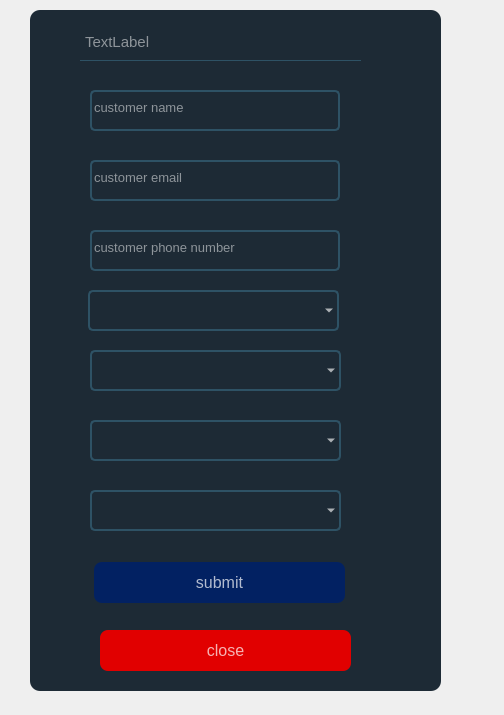
<?xml version="1.0" encoding="UTF-8"?>
<ui version="4.0">
 <class>Form</class>
 <widget class="QWidget" name="Form">
  <property name="geometry">
   <rect>
    <x>0</x>
    <y>0</y>
    <width>504</width>
    <height>715</height>
   </rect>
  </property>
  <property name="windowTitle">
   <string>Form</string>
  </property>
  <property name="styleSheet">
   <string notr="true">QPushButton#pushButton{
background-color:rgba(2, 65, 118, 255);
color:rgba(255, 255, 255, 200);
border-radius:5px;
}
QPushButton#pushButton:pressed{
padding-left:5px;
padding-top:5px;
background-color:rgba(2, 65, 118, 100);
background-position:calc(100% - 10px)center;
}
QPushButton#pushButton:hover{
background-color:rgba(2, 65, 118, 200);
}</string>
  </property>
  <widget class="QWidget" name="widget" native="true">
   <property name="geometry">
    <rect>
     <x>10</x>
     <y>10</y>
     <width>290</width>
     <height>410</height>
    </rect>
   </property>
  </widget>
  <widget class="QLabel" name="label">
   <property name="geometry">
    <rect>
     <x>30</x>
     <y>10</y>
     <width>411</width>
     <height>681</height>
    </rect>
   </property>
   <property name="styleSheet">
    <string notr="true">background-color:rgba(16, 30, 41, 240);
border-radius:10px;</string>
   </property>
   <property name="text">
    <string/>
   </property>
  </widget>
  <widget class="QLabel" name="title">
   <property name="geometry">
    <rect>
     <x>80</x>
     <y>30</y>
     <width>281</width>
     <height>31</height>
    </rect>
   </property>
   <property name="styleSheet">
    <string notr="true">border:1px solid rgba(0, 0, 0, 0);
border-bottom-color:rgba(46, 82, 101, 255);
color:rgba(255, 255, 255,0.5);
padding-bottom:7px;
font-size: 15px;
text-align: center;</string>
   </property>
   <property name="text">
    <string>TextLabel</string>
   </property>
  </widget>
  <widget class="QLineEdit" name="namefield">
   <property name="geometry">
    <rect>
     <x>90</x>
     <y>90</y>
     <width>250</width>
     <height>41</height>
    </rect>
   </property>
   <property name="font">
    <font>
     <pointsize>10</pointsize>
    </font>
   </property>
   <property name="styleSheet">
    <string notr="true">background-color:rgba(0, 0, 0, 0);
border:2px solid rgba(46, 82, 101, 255);
border-radius: 5px;
color:rgb(255, 255, 255);
padding-bottom:7px</string>
   </property>
   <property name="placeholderText">
    <string>customer name</string>
   </property>
  </widget>
  <widget class="QLineEdit" name="emailfield">
   <property name="geometry">
    <rect>
     <x>90</x>
     <y>160</y>
     <width>250</width>
     <height>41</height>
    </rect>
   </property>
   <property name="font">
    <font>
     <pointsize>10</pointsize>
    </font>
   </property>
   <property name="styleSheet">
    <string notr="true">background-color:rgba(0, 0, 0, 0);
border:2px solid rgba(46, 82, 101, 255);
border-radius: 5px;
color:rgb(255, 255, 255);
padding-bottom:7px</string>
   </property>
   <property name="placeholderText">
    <string>customer email</string>
   </property>
  </widget>
  <widget class="QLineEdit" name="phonenumberfield">
   <property name="geometry">
    <rect>
     <x>90</x>
     <y>230</y>
     <width>250</width>
     <height>41</height>
    </rect>
   </property>
   <property name="font">
    <font>
     <pointsize>10</pointsize>
    </font>
   </property>
   <property name="styleSheet">
    <string notr="true">background-color:rgba(0, 0, 0, 0);
border:2px solid rgba(46, 82, 101, 255);
border-radius: 5px;
color:rgb(255, 255, 255);
padding-bottom:7px</string>
   </property>
   <property name="placeholderText">
    <string>customer phone number</string>
   </property>
  </widget>
  <widget class="QComboBox" name="genderfield">
   <property name="geometry">
    <rect>
     <x>88</x>
     <y>290</y>
     <width>251</width>
     <height>41</height>
    </rect>
   </property>
   <property name="styleSheet">
    <string notr="true">background-color:rgba(0, 0, 0, 0);
border:2px solid rgba(46, 82, 101, 255);
border-radius: 5px;
color:rgb(255, 255, 255);
padding-bottom:7px</string>
   </property>
  </widget>
  <widget class="QComboBox" name="departurefield">
   <property name="geometry">
    <rect>
     <x>90</x>
     <y>350</y>
     <width>251</width>
     <height>41</height>
    </rect>
   </property>
   <property name="styleSheet">
    <string notr="true">background-color:rgba(0, 0, 0, 0);
border:2px solid rgba(46, 82, 101, 255);
border-radius: 5px;
color:rgb(255, 255, 255);
padding-bottom:7px</string>
   </property>
  </widget>
  <widget class="QComboBox" name="destinationfield">
   <property name="geometry">
    <rect>
     <x>90</x>
     <y>420</y>
     <width>251</width>
     <height>41</height>
    </rect>
   </property>
   <property name="styleSheet">
    <string notr="true">background-color:rgba(0, 0, 0, 0);
border:2px solid rgba(46, 82, 101, 255);
border-radius: 5px;
color:rgb(255, 255, 255);
padding-bottom:7px</string>
   </property>
  </widget>
  <widget class="QComboBox" name="seatposfield">
   <property name="geometry">
    <rect>
     <x>90</x>
     <y>490</y>
     <width>251</width>
     <height>41</height>
    </rect>
   </property>
   <property name="styleSheet">
    <string notr="true">background-color:rgba(0, 0, 0, 0);
border:2px solid rgba(46, 82, 101, 255);
border-radius: 5px;
color:rgb(255, 255, 255);
padding-bottom:7px</string>
   </property>
  </widget>
  <widget class="QPushButton" name="submitButton">
   <property name="geometry">
    <rect>
     <x>94</x>
     <y>562</y>
     <width>251</width>
     <height>41</height>
    </rect>
   </property>
   <property name="styleSheet">
    <string notr="true">background-color: rgb(2,33,98);
border-radius:8px;
color: rgba(255,255,255,0.7);
font-size: 16px</string>
   </property>
   <property name="text">
    <string>submit</string>
   </property>
  </widget>
  <widget class="QPushButton" name="submitButton_2">
   <property name="geometry">
    <rect>
     <x>100</x>
     <y>630</y>
     <width>251</width>
     <height>41</height>
    </rect>
   </property>
   <property name="styleSheet">
    <string notr="true">background-color: rgb(225,0,0);
border-radius:8px;
color: rgba(255,255,255,0.7);
font-size: 16px</string>
   </property>
   <property name="text">
    <string>close</string>
   </property>
  </widget>
 </widget>
 <resources/>
 <connections/>
</ui>
